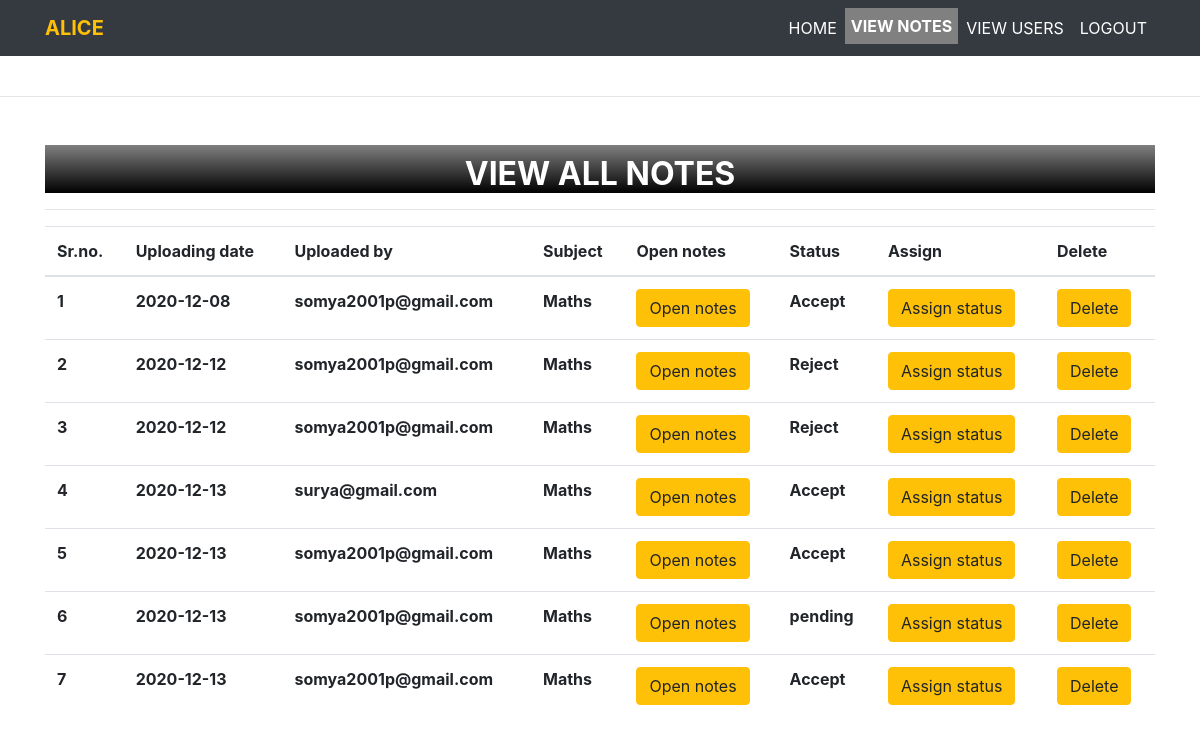
The app's page /all_notes/ (signed in) with its own data.
### notes/models.py (models this page shows, shortened)
class Notes(models.Model):
    user = models.ForeignKey(User,on_delete=models.CASCADE,null=True)
    uploadingdate = models.CharField(max_length=10,null=True)
    branch = models.CharField(max_length=30,null=True)
    subject = models.CharField(max_length=30,null=True)
    notesfile = models.FileField(null=True)
    filetype = models.CharField(max_length=30,null=True)
    description = models.CharField(max_length=300,null=True)
    status = models.CharField(max_length=30,null=True)

### notes/views.py (the view)
# urls.py: path('all_notes/', all_notes, name='all_notes'),
def all_notes(request):
    if not request.user.is_authenticated:
        return redirect('login_admin')
    notes = Notes.objects.all()
    d = {'notes':notes}
    return render(request, 'all_notes.html',d)

### notes/templates/all_notes.html (shortened to what this page needs)
{% extends 'admin_nav.html' %}
{% load static %}
{% block body %}
<center>
<div class="container mt-5">
    <h2 class="doabout text-center"></i><b>VIEW ALL NOTES</b></h2>
    <hr>
    <table class="table table=bordered" id="example">
        <thead>
            <tr>
                <th>Sr.no.</th>
                <th>Uploading date</th>
                <th>Uploaded by</th>
                <th>Subject</th>
                <th>Open notes</th>
                <th>Status</th>
                <th>Assign</th>
                <th>Delete</th>
            </tr>
        </thead>
        <tbody>
            {% for i in notes %}
            <tr>
                <th>{{ forloop.counter }}</th>
                <th>{{ i.uploadingdate }}</th>
                <th>{{ i.user.username }}</th>
                <th>{{ i.subject }}</th>
                <th><a href="{{ i.notesfile.url }}" class="btn btn-warning">Open notes</a></th>
                <th>{{ i.status }}</th>
                <th><a href="{% url 'assign_status' i.id %}" class="btn btn-warning" >Assign status</a></th>
                <th><a href="{% url 'delete_notes' i.id %}" class="btn btn-warning" onclick="return confirm('Do you really want to delete notes?')">Delete</a></th>
            </tr>
            {% endfor %}
        </tbody>
    </table>
</div>
</center>
{% endblock %}

### notes/static/style.css (style rules this page uses)
.doabout { color:white; background: linear-gradient(grey,black); margin-top:30px; padding-top: 10px; }

### notes/templates/all_notes.html (style rules this page uses)
.doabout { color:white; background: linear-gradient(grey,black); margin-top:30px; padding-top: 10px; }

### records on screen
Notes: uploadingdate "2020-12-08", user.username "somya2001p@gmail.com", subject "Maths", status "Accept"
Notes: uploadingdate "2020-12-12", user.username "somya2001p@gmail.com", subject "Maths", status "Reject"
Notes: uploadingdate "2020-12-12", user.username "somya2001p@gmail.com", subject "Maths", status "Reject"
Notes: uploadingdate "2020-12-13", user.username "surya@gmail.com", subject "Maths", status "Accept"
Notes: uploadingdate "2020-12-13", user.username "somya2001p@gmail.com", subject "Maths", status "Accept"
Notes: uploadingdate "2020-12-13", user.username "somya2001p@gmail.com", subject "Maths", status "pending"
Notes: uploadingdate "2020-12-13", user.username "somya2001p@gmail.com", subject "Maths", status "Accept"
